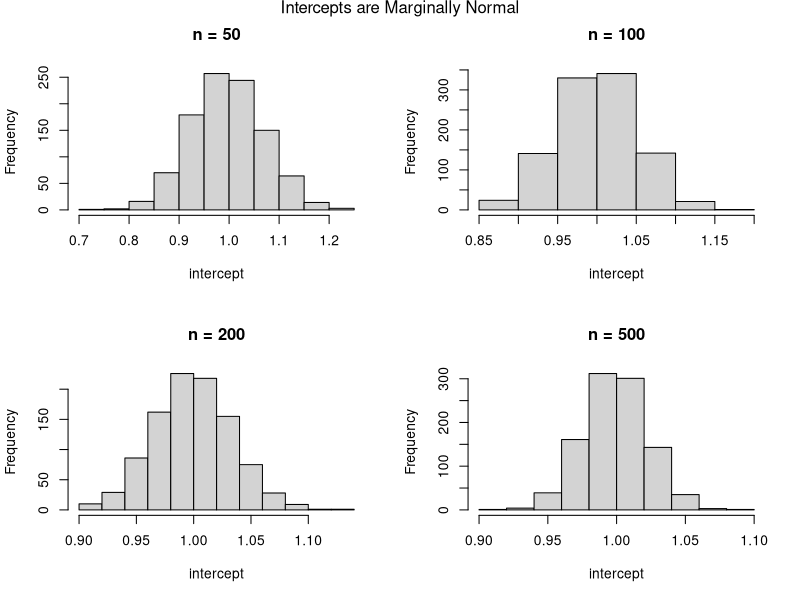
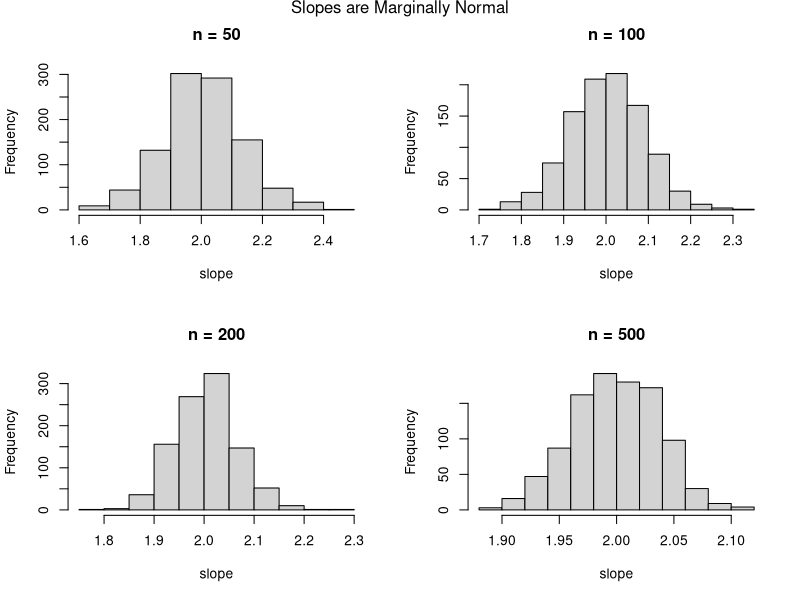
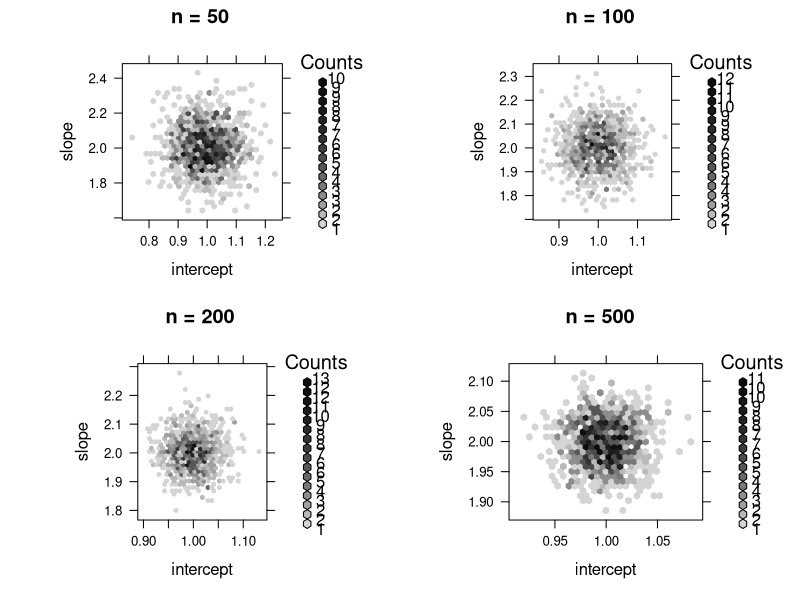
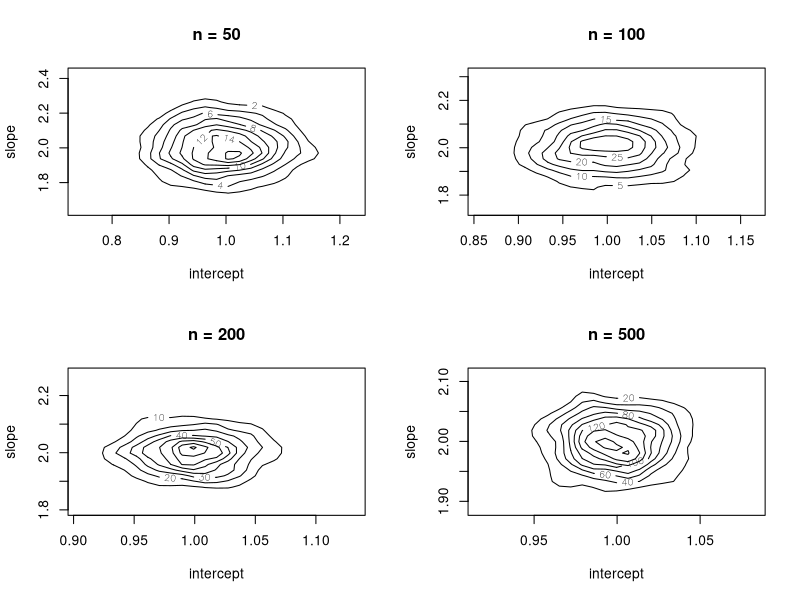
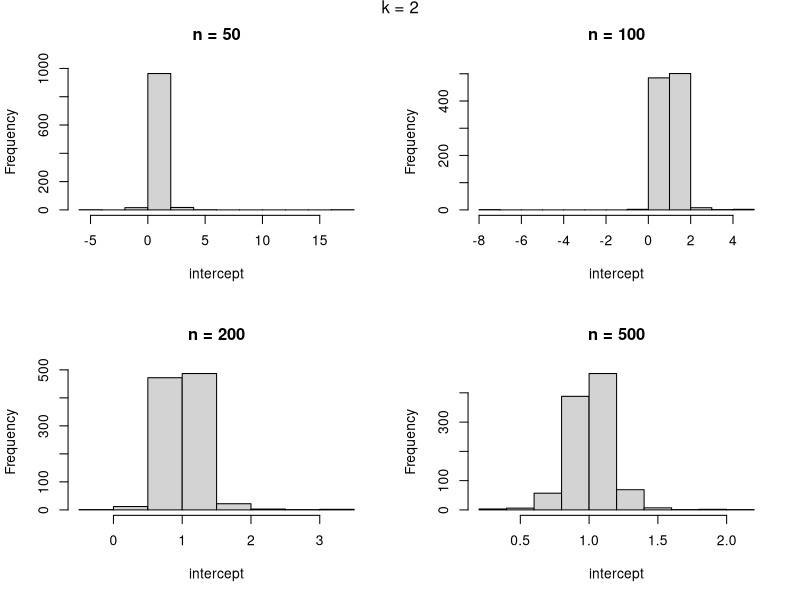
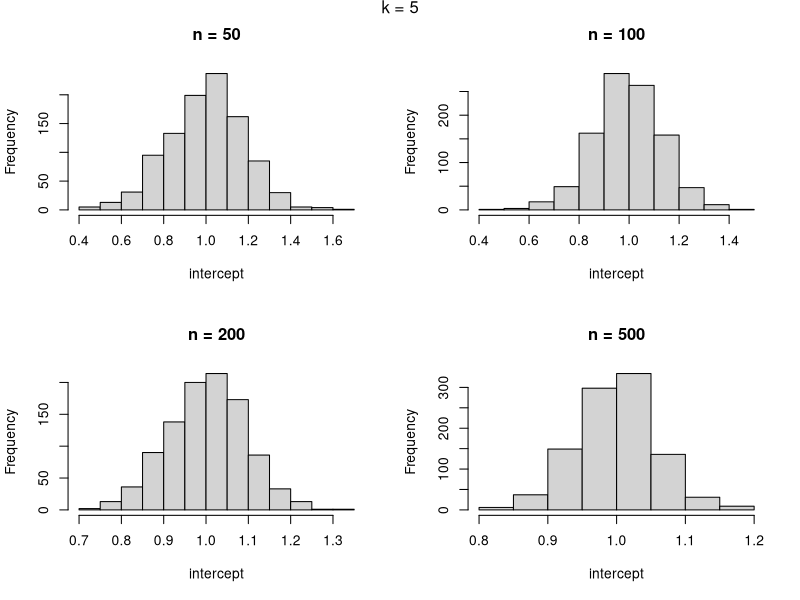
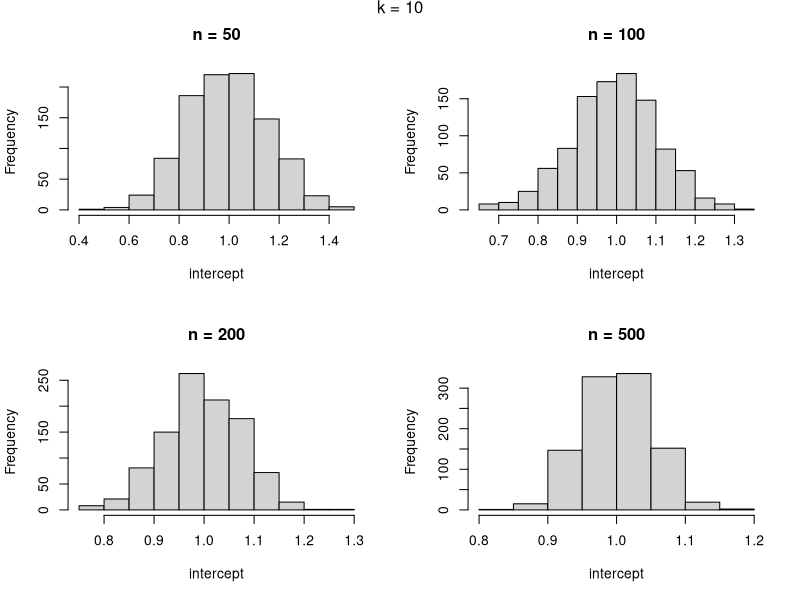
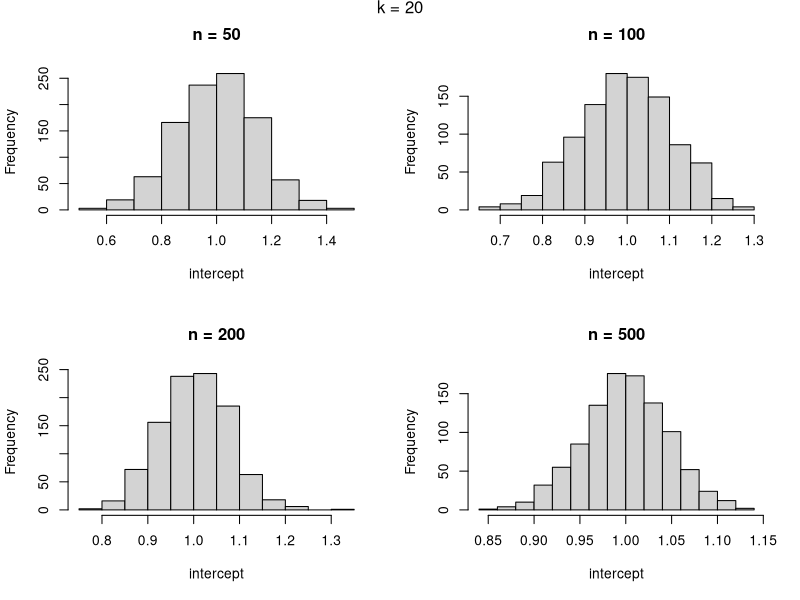

Recreate these plots in R, in order.
## ---- chunk 1
knitr::opts_chunk$set(echo = TRUE)
## ---- chunk 2
library(hexbin)
library(gridExtra)   
library(grid)
library(MASS)
library(car)
## ---- chunk 3
ns = c(50, 100, 200, 500)  # sample sizes
N = 1000  # trials
coefs = array(data = NA, dim = c(length(ns), N, 2))  # store intercept, slope

for(i in 1:length(ns)){
  n = ns[i]
  for(j in 1:N){
    x = runif(n, -1, 1)
    y = 1 + 2*x + rnorm(n, 0, 0.5)
    fit = lm(y ~ x)
    coefs[i, j,] = fit$coefficients
  }
}
## ---- chunk 4
# intercepts marginally normal
par(mfrow=c(2,2))
for(i in 1:length(ns)){
  hist(coefs[i,,1], main=sprintf("n = %i", ns[i]), xlab="intercept")
}
mtext("Intercepts are Marginally Normal",                   
      side = 3,
      line = -1,
      outer = TRUE)
## ---- chunk 5
# slopes marginally normal
par(mfrow=c(2,2))
for(i in 1:length(ns)){
  hist(coefs[i,,2], main=sprintf("n = %i", ns[i]), xlab="slope")
}
mtext("Slopes are Marginally Normal",                   
      side = 3,
      line = -1,
      outer = TRUE)
## ---- chunk 6
# jointly normal

# hexbin
plotList <- lapply(1:length(ns), function(i) {
  intercept = coefs[i,,1]  
  slope = coefs[i,,2] 
  hexbinplot(slope ~ intercept, main=sprintf("n = %i", ns[i]), xlab="intercept", ylab="slope")
})

do.call(grid.arrange, c(plotList, ncol=2))

# plot level lines
par(mfrow=c(2,2))
for(i in 1:length(ns)){
  kde = kde2d(coefs[i, , 1], coefs[i, , 2])
  contour(kde, main = sprintf("n = %i", ns[i]), xlab = "intercept", ylab = "slope")
}
## ---- chunk 7
ks = c(2, 5, 10, 20, 50)
coefs2 = array(data = NA, dim = c(length(ks), length(ns), N, 2))

for(h in 1:length(ks)){
  k = ks[h]
  
  for(i in 1:length(ns)){
    n = ns[i]
    
    for(j in 1:N){
      x = runif(n, -1, 1)
      y = 1 + 2*x + rt(n, df=k)
      fit = lm(y ~ x)
      coefs2[h, i, j,] = fit$coefficients
    }
  }
}
## ---- chunk 8
# intercepts
for(h in 1:length(ks)){
  par(mfrow=c(2,2))
  for(i in 1:length(ns)){
    hist(coefs2[h, i, ,1], main=sprintf("n = %i", ns[i]), xlab="intercept")
  }
  mtext(sprintf("k = %i", ks[h]),                   
        side = 3,
        line = -1,
        outer = TRUE)
}
## ---- chunk 9
# slopes
for(h in 1:length(ks)){
  par(mfrow=c(2,2))
  for(i in 1:length(ns)){
    hist(coefs2[h, i, ,2], main=sprintf("n = %i", ns[i]), xlab="slope")
  }
  mtext(sprintf("k = %i", ks[h]),                   
        side = 3,
        line = -1,
        outer = TRUE)
}
## ---- chunk 10
# jointly normal: plot level lines

par(mfrow=c(2,2))
for(h in 1:length(ks)){
  for(i in 1:length(ns)){
    kde = kde2d(coefs2[h, i, , 1], coefs2[h, i, ,2])
    contour(kde, main = sprintf("k = %i, n = %i", ks[h], ns[i]), 
            xlab = "intercept", ylab = "slope")
  }
}
## ---- chunk 11
# predict medv without discrete variables
fit = lm(medv ~ . - chas - rad, data = Boston)
## ---- chunk 12
# assumption: mean zero, model accuracy
plot(fit, which=1, pch=16)# residuals vs. fitted values
residualPlots(fit)  # partial residual: looking at one variable
avPlots(fit)  # added variable: regressing out other variables
## ---- chunk 13
# assumption: homoscedasticity
plot(fit, which=3, cex=1, pch=16)  # scale location
## ---- chunk 14
# assumption: normality
hist(fit$residuals)
qqPlot(fit$residuals, cex=1, pch=16)  # q-q plot
## ---- chunk 15
# outlier in predictor
plot(hatvalues(fit), type = "h")
p = length(fit$coefficients) - 1  # num of variables in model
n = dim(Boston)[1]
abline(h = 2 * (p + 1) / n, lty = 2,col = 'darkred')
## ---- chunk 16
# outlier in predictor
fit$model[hatvalues(fit) > 0.25, ]  # most significant 
## ---- chunk 17
outliers_pred = hatvalues(fit) > 2 * (p + 1) / n
predictors = colnames(fit$model) 
predictors = predictors [! predictors %in% c("medv", "chas", "rad")]
# for(predictor in predictors){
#   plot(fit$model[, predictor], fit$model[, "medv"], xlab = predictor, ylab = "medv")
#   points(fit$model[outliers_pred, predictor], fit$model[outliers_pred, "medv"], 
#          col = 'blue', pch = 15)
#   points(fit$model[381, predictor], fit$model[381, "medv"], col = 'darkred', pch = 15)
# }

plot(fit$model[, "crim"], fit$model[, "medv"], xlab = "crim", ylab = "medv")
points(fit$model[outliers_pred, "crim"], fit$model[outliers_pred, "medv"], 
       col = 'blue', pch = 15)
points(fit$model[381, "crim"], fit$model[381, "medv"], col = 'darkred', pch = 15)

## ---- chunk 18
# outliers in response
plot(abs(rstudent(fit)), type = "h", 
     ylab = "Externally Studentized Residuals (in absolute value)")
abline(h = qt(.95, n - p - 2),col = 'darkred') 
## ---- chunk 19
fit$model[abs(rstudent(fit)) > 4, ]
## ---- chunk 20
plot(fit, which=4, lwd=3) # Cook's distances
abline(h = 1, lty=2)
## ---- chunk 21
fit$model[c(366, 369, 381), ]
## ---- chunk 22
outliers_resp = boxplot(Boston$medv)$out
outliers_resp_ind = which(Boston$medv %in% outliers_resp)

outliers_resp
outliers_resp_ind
## ---- chunk 23
# influential observations: outlier in predictor and response

# DFBETAS
par(mfrow=c(2,2))
for (j in 1:p){
	plot(abs(dfbetas(fit)[,j]), type='h', xlab=predictors[j], ylab='DFBETAS')
	abline(h = 2/sqrt(n), lty=2) # threshold for suspects
	}

# DFFITS	
par(mfrow=c(1,1))
plot(abs(dffits(fit)), typ='h', ylab='DFFITS')
abline(h = 2*sqrt((p+1)/n), lty=2) # threshold for suspects

## ---- chunk 24
fit$model[abs(rstudent(fit)) > qt(.95, n - p - 2) 
          & hatvalues(fit) > 2 * (p + 1) / n, ]
## ---- chunk 25
# multicollinearity

# checking via pairwise correlations b/w predictors
dat = subset(Boston, select = -c(chas, rad)) 
round( cor(dat) , 2) # rounded to 2 digits

# checking via variance inflation factors (VIF)
plot(vif(fit), type='h', lwd=3)
abline(h = 10, lty=2) # threshold for suspects 

# checking via condition indices
C = cor(dat[, predictors]) # correlation matrix for the predictors
L = eigen(C) # eigenvalues  
K = max(L$val)/L$val # condition indices
plot(K, type='h', lwd=3)
abline(h = 1000, lty=2) # threshold for suspects 

